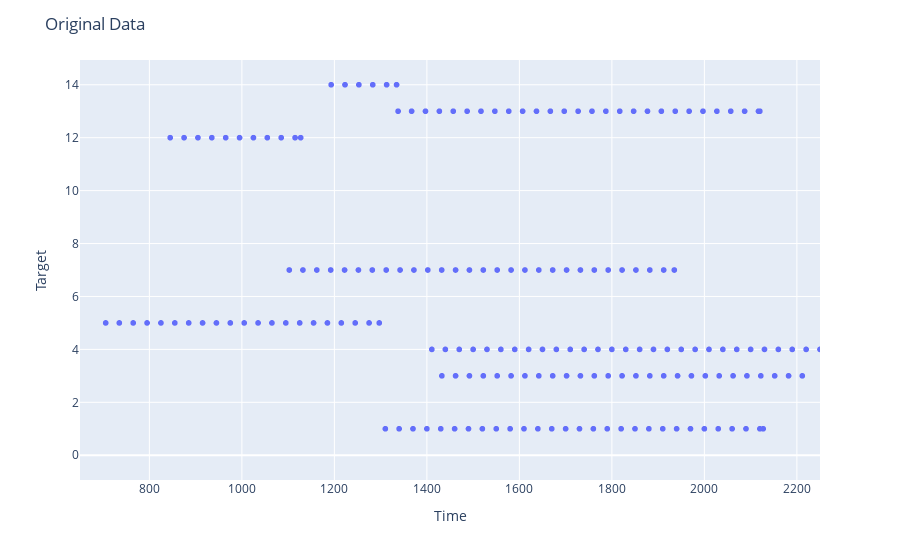

Notebook cell for this chart:
### Code cell
fig = px.scatter(Planning_Data[Planning_Data['Satellite'].values==0],x="Time",y="Target",hover_data="Cross Track")
fig.update_layout(title="Original Data")
fig.update_xaxes(range = [650,2250])
fig.show()

### Figure 1 — Plotly figure (JSON) as saved in the notebook; plotly's stock layout.template omitted (floating-point values rounded to 4 significant figures; data arrays with more than 128 entries replaced by an {"elided": "..."} marker saying what was removed)
{"data": [{"customdata": {"elided": "3673x1 float values"}, "hovertemplate": "Time=%{x}<br>Target=%{y}<br>Cross Track=%{customdata[0]}<extra></extra>", "legendgroup": "", "marker": {"color": "#636efa", "symbol": "circle"}, "mode": "markers", "name": "", "showlegend": false, "type": "scattergl", "x": {"elided": "3673 float values"}, "xaxis": "x", "y": {"elided": "3673 int values"}, "yaxis": "y"}], "layout": {"legend": {"tracegroupgap": 0}, "margin": {"t": 60}, "title": {"text": "Original Data"}, "xaxis": {"anchor": "y", "domain": [0, 1], "range": [650, 2250], "title": {"text": "Time"}}, "yaxis": {"anchor": "x", "domain": [0, 1], "title": {"text": "Target"}}}}
